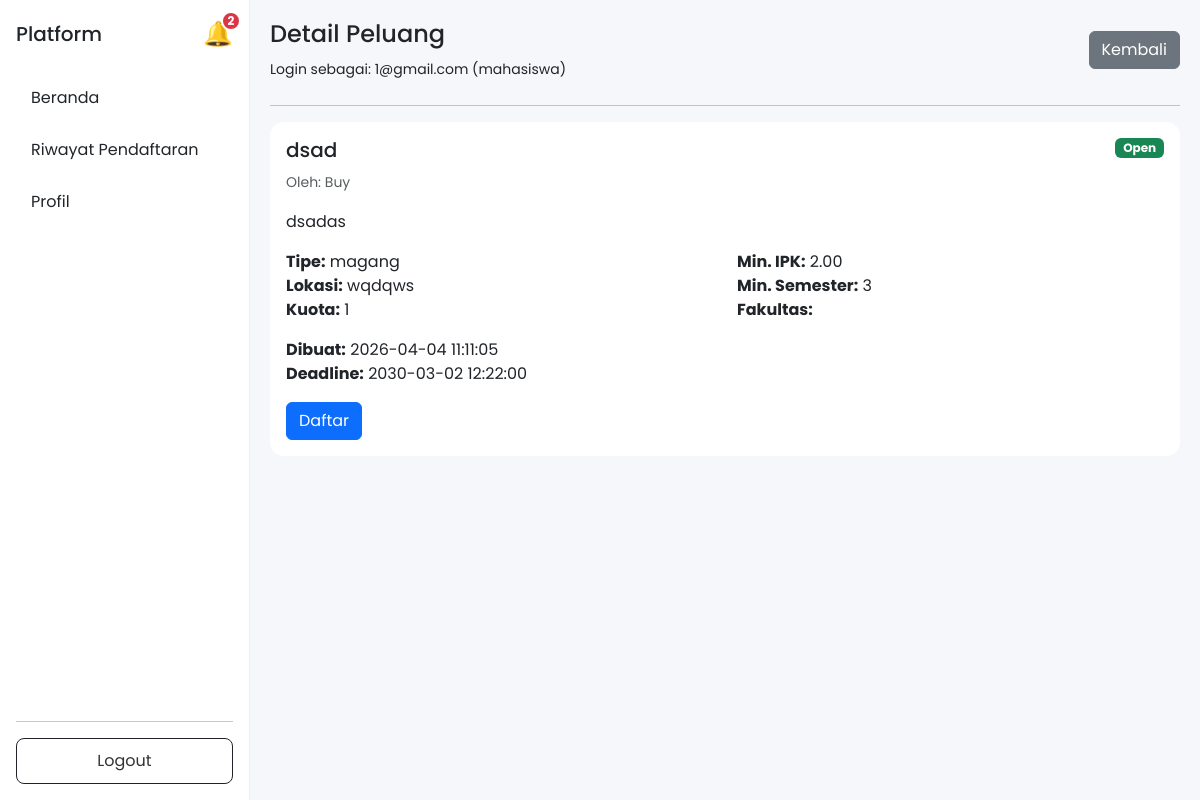
Screenshot of /views/posts/detail.php?id=5 (signed in) with the database file from the repository.
### tables this page shows
CREATE TABLE `peluang` (
  `id` int NOT NULL,
  `mitra_id` int NOT NULL,
  `judul` varchar(150) NOT NULL,
  `deskripsi` text NOT NULL,
  `tipe` enum('magang','kursus') NOT NULL,
  `lokasi` varchar(100) DEFAULT NULL,
  `kuota` int DEFAULT '0',
  `min_ipk` decimal(3,2) DEFAULT '0.00',
  `min_semester` int DEFAULT '1',
  `fakultas` varchar(100) DEFAULT NULL,
  `deadline` datetime NOT NULL,
  `status` enum('pending','approved','rejected') DEFAULT 'approved',
  `created_at` timestamp NULL DEFAULT CURRENT_TIMESTAMP,
  `closed_at` timestamp NULL DEFAULT NULL
);

CREATE TABLE `mitra` (
  `id` int NOT NULL,
  `user_id` int NOT NULL,
  `nama_organisasi` varchar(150) DEFAULT NULL,
  `deskripsi` text,
  `kontak` varchar(100) DEFAULT NULL,
  `status_verifikasi` enum('pending','approved','rejected') DEFAULT 'pending'
);

### views/posts/detail.php (the view, shortened to what this page needs)
<?php
include __DIR__ . '/../../config/database.php';
include __DIR__ . '/../../core/profile_check.php';
$role = $_SESSION['role'];
$email = $_SESSION['email'];
$post_id = (int)$_GET['id'];
if ($role == 'admin') {
    $query = "SELECT p.*, u.email as mitra_email, m.nama_organisasi
              FROM peluang p
              JOIN users u ON p.mitra_id = u.id
              LEFT JOIN mitra m ON u.id = m.user_id
              WHERE p.id = ?";
} else {
    $query = "SELECT p.*, u.email as mitra_email, m.nama_organisasi
              FROM peluang p
              JOIN users u ON p.mitra_id = u.id
              LEFT JOIN mitra m ON u.id = m.user_id
              WHERE p.id = ? AND p.status = 'approved' AND p.closed_at IS NULL";
}
$stmt = mysqli_prepare($conn, $query);
mysqli_stmt_bind_param($stmt, 'i', $post_id);
mysqli_stmt_execute($stmt);
$result = mysqli_stmt_get_result($stmt);
$post = mysqli_fetch_assoc($result);
$current_date = date('Y-m-d H:i:s');
$status = ($post['deadline'] >= $current_date) ? 'Open' : 'Closed';
$already_applied = false;
if ($role == 'mahasiswa') {
    $query = "SELECT id FROM mahasiswa WHERE user_id = ?";
    $stmt = mysqli_prepare($conn, $query);
    mysqli_stmt_bind_param($stmt, 'i', $_SESSION['user_id']);
    mysqli_stmt_execute($stmt);
    $result = mysqli_stmt_get_result($stmt);
    if (mysqli_num_rows($result) > 0) {
        $mahasiswa = mysqli_fetch_assoc($result);
        $mahasiswa_id = $mahasiswa['id'];
        $query = "SELECT id FROM lamaran WHERE mahasiswa_id = ? AND peluang_id = ?";
        $stmt = mysqli_prepare($conn, $query);
        mysqli_stmt_bind_param($stmt, 'ii', $mahasiswa_id, $post_id);
        mysqli_stmt_execute($stmt);
        $result = mysqli_stmt_get_result($stmt);
        $already_applied = mysqli_num_rows($result) > 0;
    }
}
$badge_text = $already_applied ? 'Applied' : $status;
$badge_class = $already_applied ? 'bg-info' : (($status == 'Open') ? 'bg-success' : 'bg-secondary');
?>
<!DOCTYPE html>
<html>
<head>
    <link href="https://cdn.jsdelivr.net/npm/bootstrap@5.3.0/dist/css/bootstrap.min.css" rel="stylesheet">
    <link rel="stylesheet" href="../../assets/css/global.css">
    <link rel="stylesheet" href="../../assets/css/layout.css">
</head>
<body>
<div class="d-flex">
    <?php include __DIR__ . '/../layouts/sidebar.php'; ?>
    <div class="content">
        <div class="d-flex justify-content-between align-items-center mb-4">
            <div>
                <h4>Detail Peluang</h4>
                <small>
                    Login sebagai: <?php echo htmlspecialchars($email); ?> (<?php echo $role; ?>)
                </small>
            </div>
            <a href="../dashboard.php" class="btn btn-secondary">Kembali</a>
        </div>
        <hr>
        <div class="card">
            <div class="card-body">
                <div class="d-flex justify-content-between align-items-start mb-3">
                    <div>
                        <h5><?php echo htmlspecialchars($post['judul']); ?></h5>
                        <small class="text-muted">
                            Oleh: <?php echo htmlspecialchars($post['nama_organisasi'] ?? $post['mitra_email']); ?>
                        </small>
                    </div>
                    <span class="badge <?php echo $badge_class; ?>">
                        <?php echo $badge_text; ?>
                    </span>
                </div>
                <p class="mb-3"><?php echo nl2br(htmlspecialchars($post['deskripsi'])); ?></p>
                <div class="row mb-3">
                    <div class="col-md-6">
                        <strong>Tipe:</strong> <?php echo htmlspecialchars($post['tipe']); ?><br>
                        <strong>Lokasi:</strong> <?php echo htmlspecialchars($post['lokasi'] ?? 'Tidak ditentukan'); ?><br>
                        <strong>Kuota:</strong> <?php echo $post['kuota']; ?><br>
                    </div>
                    <div class="col-md-6">
                        <strong>Min. IPK:</strong> <?php echo $post['min_ipk']; ?><br>
                        <strong>Min. Semester:</strong> <?php echo $post['min_semester']; ?><br>
                        <strong>Fakultas:</strong> <?php echo htmlspecialchars($post['fakultas'] ?? 'Semua'); ?><br>
                    </div>
                </div>
                <div class="mb-3">
                    <strong>Dibuat:</strong> <?php echo $post['created_at']; ?><br>
                    <strong>Deadline:</strong> <?php echo $post['deadline']; ?>
                </div>
                <div class="d-flex gap-2">
                    <?php if ($role == 'mahasiswa' && $status == 'Open' && !$already_applied): ?>
                        <a href="../mahasiswa/apply.php?id=<?php echo $post['id']; ?>"
                           class="btn btn-primary"
                           onclick="return confirm('Apakah Anda yakin ingin mendaftar untuk peluang ini?')">
                            Daftar
                        </a>
                    <?php elseif ($role == 'mahasiswa' && $already_applied): ?>
                        <a href="../mahasiswa/already_applied.php?id=<?php echo $post['id']; ?>" class="btn btn-success">
                            Sudah Terdaftar
                        </a>
                    <?php endif; ?>
                </div>
            </div>
        </div>
    </div>
</div>
</body>
</html>

### assets/css/global.css (style rules this page uses)
body { font-family: 'Poppins', sans-serif; background: linear-gradient(135deg, #f8f9fa, #eef1f5); margin: 0; padding: 0; }
.card { border: none; border-radius: 14px; }

### assets/css/layout.css (style rules this page uses)
body { margin: 0; font-family: 'Poppins', sans-serif; background: #f5f7fa; }
.content { flex: 1; padding: 20px; }

### rows the page displays
peluang: judul "dsad", mitra.nama_organisasi "Buy", deskripsi "dsadas", tipe "magang", lokasi "wqdqws", kuota "1", min_ipk "2.00", min_semester "3", created_at "2026-04-04 11:11:05", deadline "2030-03-02 12:22:00"

### other values shown
$unread_count "2"
$email "1@gmail.com"
$role "mahasiswa"
